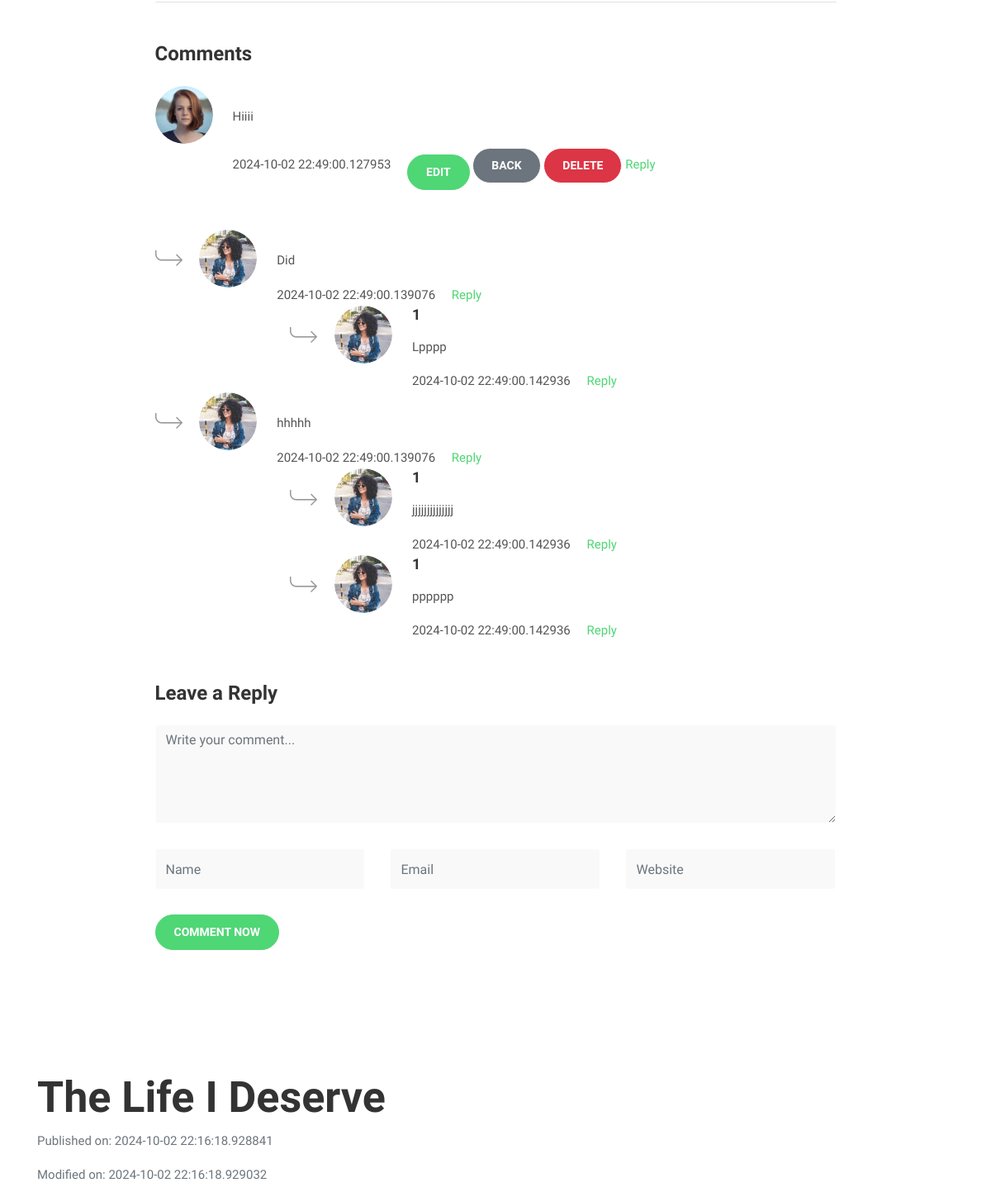
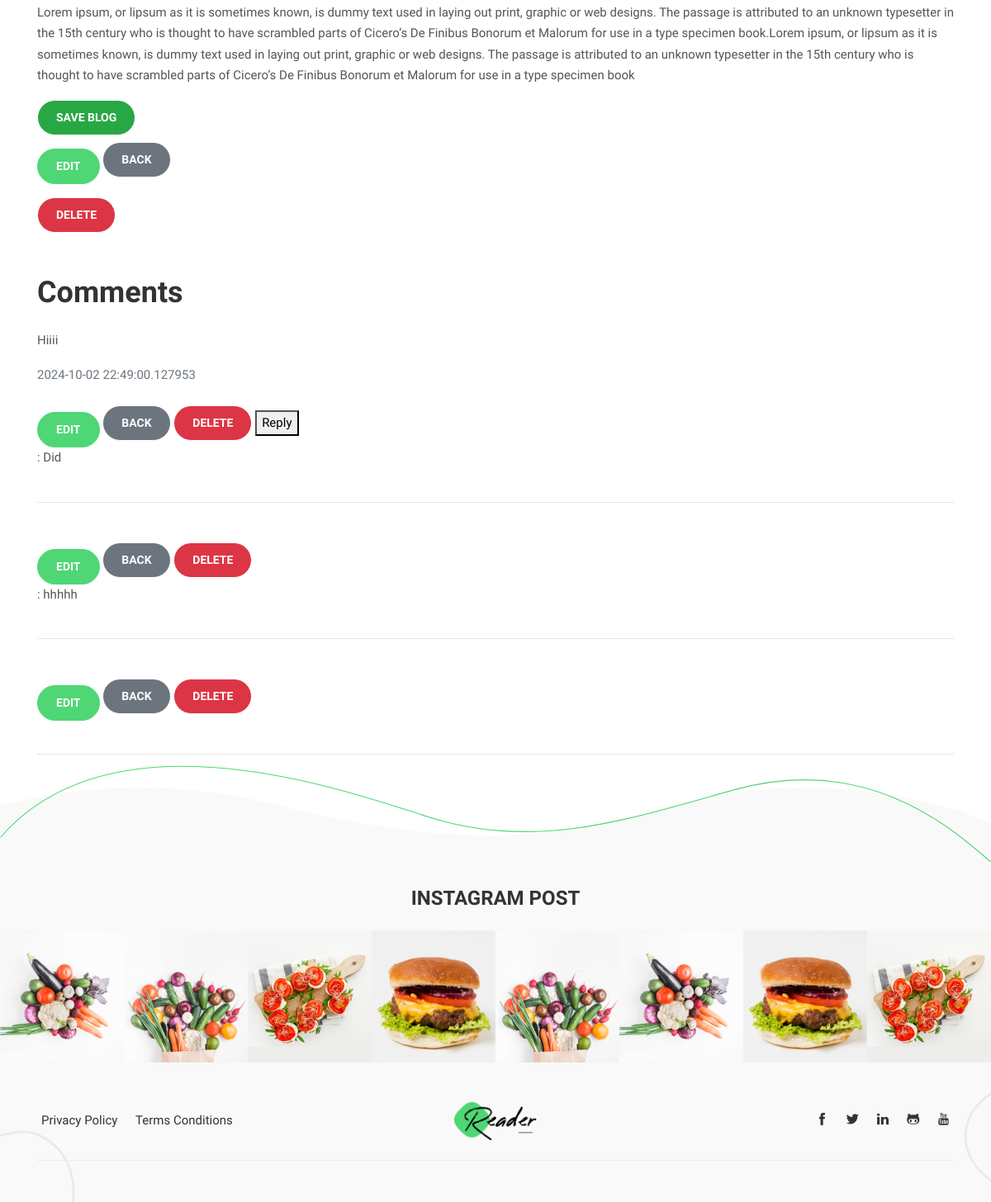
/blog?post_id=1 (signed in, lower part), run on an earlier commit of the app's database (2 pictures, top to bottom).
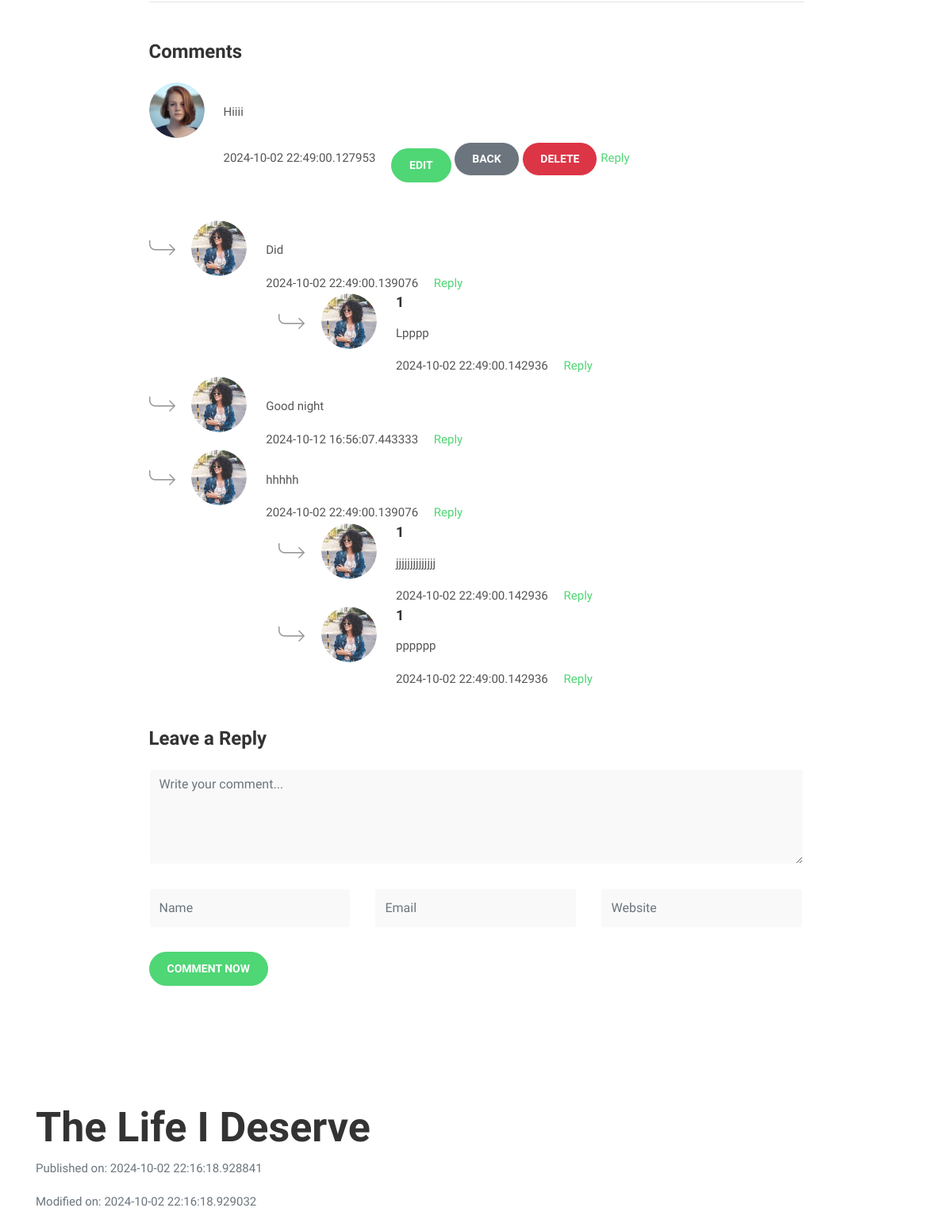
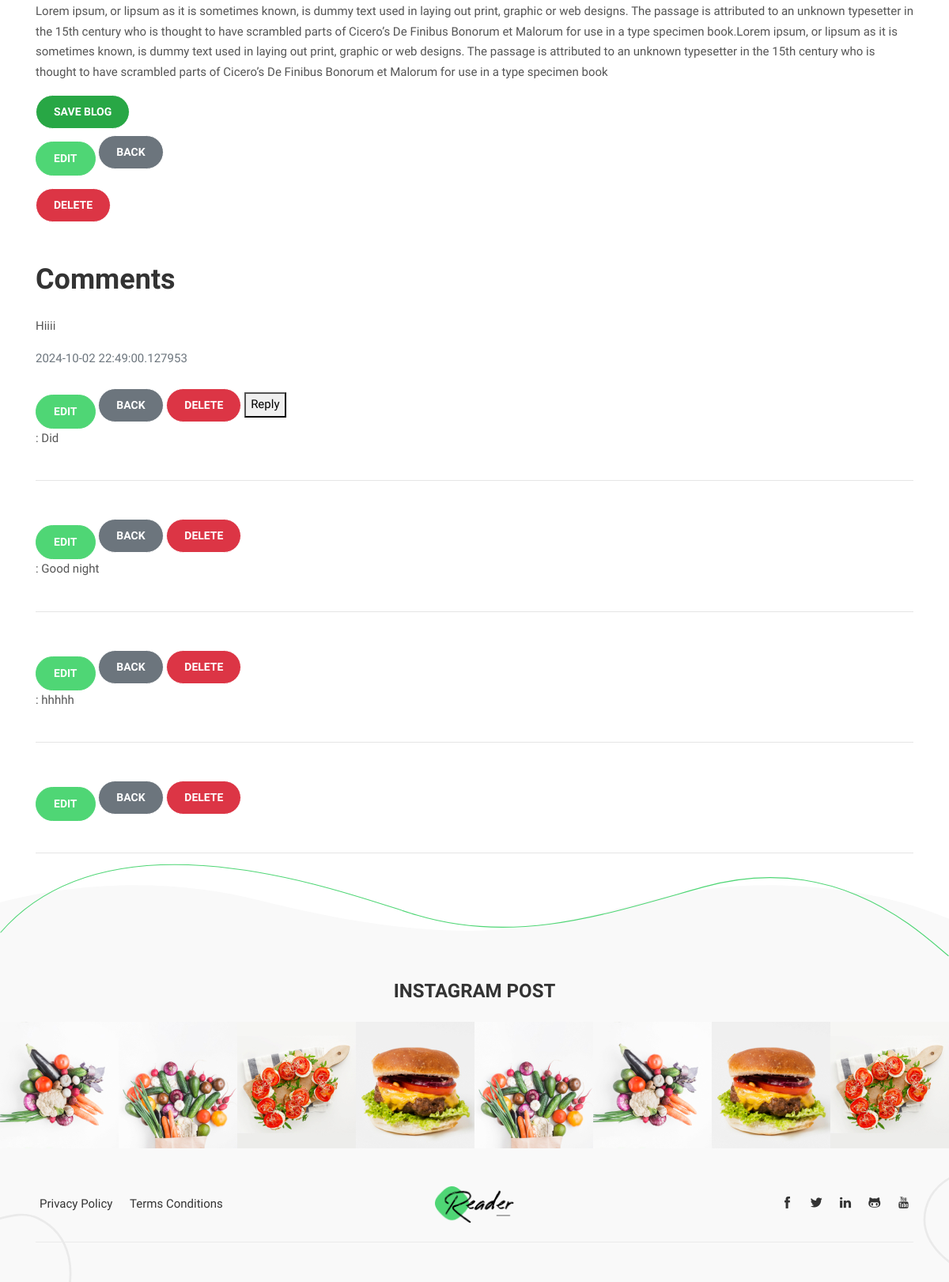
And on a later commit of the database (2 pictures, top to bottom).
### pencil/models.py (models this page shows, shortened)
class Comment(db.Model):
    id = db.Column(db.Integer(), primary_key=True, nullable=False)
    text = db.Column(db.Text(), nullable=False)
    publication_date = db.Column(db.DateTime, default=datetime.utcnow())
    modification_date = db.Column(db.DateTime, default=datetime.utcnow())
    comment_owner = db.Column(db.Integer(), db.ForeignKey("user.id"))
    comments_on_post = db.Column(db.Integer(), db.ForeignKey("post.id"))
    reply_comments =  db.relationship("ReplyComment", backref="owned_replies", lazy=True)

class ReplyComment(db.Model):
    __tablename__ = "replycomment"
    id = db.Column(db.Integer(), primary_key=True, nullable=False)
    text = db.Column(db.Text(), nullable=False)
    publication_date = db.Column(db.DateTime, default=datetime.utcnow())
    modification_date = db.Column(db.DateTime, default=datetime.utcnow())
    responder = db.Column(db.Integer(), db.ForeignKey("user.id"))
    reply_comment = db.Column(db.Integer(), db.ForeignKey("comment.id"))
    replies_on_reply = db.relationship("ChildReply", backref="children", lazy=True)

class ChildReply(db.Model):
    __tablename__ = "childreply"
    id = db.Column(db.Integer(), primary_key=True, nullable=False)
    text = db.Column(db.Text(), nullable=False)
    publication_date = db.Column(db.DateTime, default=datetime.utcnow())
    modification_date = db.Column(db.DateTime, default=datetime.utcnow())
    child_reply_owner = db.Column(db.Integer(), db.ForeignKey("user.id"))
    replies_reply = db.Column(db.Integer(), db.ForeignKey("replycomment.id"))

class Post(db.Model):
    id  = db.Column(db.Integer(), primary_key=True, nullable=False)
    title = db.Column(db.String(length=50), nullable=False)
    content = db.Column(db.Text(), nullable=False)
    publication_date = db.Column(db.DateTime, default=datetime.utcnow())
    modification_date = db.Column(db.DateTime, default=datetime.utcnow())
    owner = db.Column(db.Integer(), db.ForeignKey("user.id"))
    profile_owner = db.Column(db.Integer(), db.ForeignKey("profile.id"))
    saved_posts = db.relationship("User", secondary="saved_blogs", backref="post")
    post_comments = db.relationship("Comment", backref="owned_comments", lazy=True)

### pencil/routes.py (the view, shortened to what this page needs)
@app.route("/blog", methods=["POST", "GET"])
@login_required
def blog_page():
    comment_form = CommentForm()
    reply_form = ReplyForm()
    replies_reply_form = ReplyReplyForm()
    post_id = request.args.get("post_id")
    if post_id:
        requested_blog = Post.query.filter_by(id=post_id).first()
        if requested_blog:
            if request.method == "GET":
                comment_with_replies = (db.session.query(Comment).filter(Comment.comments_on_post == post_id).options(
                                        joinedload(Comment.reply_comments).joinedload(ReplyComment.replies_on_reply))
                                        .order_by(Comment.publication_date.desc()).all())
                return render_template("blog.html", post_id=requested_blog, comment_form=comment_form,
                                        posted_comments=comment_with_replies, reply_form=reply_form, replies_reply_form=replies_reply_form)
            else:
                flash(f"Blog not found", category="danger")
                return redirect(url_for("home_page"))
    for error_message in reply_form.errors.values():
        flash(f"There was an error : {error_message}", category="danger")
    return redirect(url_for("home_page"))

### pencil/templates/blog.html (shortened to what this page needs)
{% extends 'base.html' %}
{% block content %}
<body>
    <section class="section">
        <div class="container">
          <div class="row justify-content-center">
            <div class="col-lg-9 col-md-12">
                <div class="mb-5 border-top mt-4 pt-5">
                    <h3 class="mb-4">Comments</h3>
                    {% for comment in posted_comments %}
                        <div class="media d-block d-sm-flex mb-4 pb-4">
                            <a class="d-inline-block mr-2 mb-3 mb-md-0" href="{{ url_for('profile', profile_id=comment.comment_owner) }}">
                                <img src="static/images/post/user-01.jpg" class="mr-3 rounded-circle" alt="">
                            </a>
                            <div class="media-body">
                                <p>{{ comment.text }}</p>
                                <span class="text-black-800 mr-3 font-weight-600">{{ comment.publication_date }}</span>
                                <a href="{{ url_for('modify_comment', comment_to_modify=comment.id) }}" class="btn btn-primary mt-3">Edit</a>
                                <a href="{{ url_for('blog_page') }}" class="btn btn-secondary">Back</a>
                                <form action="{{ url_for('delete_comment', comment_id=comment.id) }}" method="post" style="display:inline;">
                                <button type="submit" class="btn btn-danger btn-sm" onclick="return confirm('Are you sure you want to delete this comment?');">Delete</button>
                                </form>
                                <a class="text-primary font-weight-600 reply-button" data-comment-id="{{ comment.id }}" href="javascript:void(0);">Reply</a>
                            </div>
                        </div>
                        {% for reply in comment.reply_comments %}
                            <div class="media d-block d-sm-flex">
                                <div class="d-inline-block mr-2 mb-3 mb-md-0" href="{{ url_for('profile', profile_id=reply.responder) }}">
                                    <img class="mr-3" src="static/images/post/arrow.png" alt="">
                                    <a href="#!"><img src="static/images/post/user-02.jpg" class="mr-3 rounded-circle" alt=""></a>
                                </div>
                                <div class="media-body">
                                    <p>{{ reply.text }}</p>
                                    <span class="text-black-800 mr-3 font-weight-600">{{ reply.publication_date }}</span>
                                    <a class="text-primary font-weight-600 reply-button" data-comment-id="{{ reply.id }}" href="javascript:void(0);">Reply</a>
                                    {% for child_reply in reply.replies_on_reply %}
                                        <div class="reply-to-reply">
                                            <div class="media d-block d-sm-flex ml-3">
                                                <div class="d-inline-block mr-2 mb-3 mb-md-0" href="{{ url_for('profile', profile_id=child_reply.child_reply_owner) }}">
                                                    <img class="mr-3" src="static/images/post/arrow.png" alt="">
                                                    <a href="#!"><img src="static/images/post/user-02.jpg" class="mr-3 rounded-circle" alt=""></a>
                                                </div>
                                                <div class="media-body">
                                                    <a href="{{ url_for('profile', profile_id=child_reply.child_reply_owner) }}" class="h4 d-inline-block mb-3">{{ child_reply.child_reply_owner }}</a>
                                                    <p>{{ child_reply.text }}</p>
                                                    <span class="text-black-800 mr-3 font-weight-600">{{ child_reply.publication_date }}</span>
                                                    <a class="text-primary font-weight-600 child-reply-button" data-reply-id="{{ child_reply.id }}" href="javascript:void(0);">Reply</a>
                                                </div>
                                            </div>
                                        </div>
                                    {% endfor %}
                                </div>
                            </div>
                        {% endfor %}
                    {% endfor %}
                </div>
                <div>
                    <h3 class="mb-4">Leave a Reply</h3>
                    <form method="POST" action="{{ url_for('blog_page' , post_id=post_id.id) }}">
                        <div class="row">
                            {% if comment_form %}
                                    <div class="form-group col-md-12">
                                        <textarea class="form-control shadow-none" name="comment" placeholder="Write your comment..." value="{{ comment_form.comment.data }}" rows="7" required></textarea>
                                    </div>
                            {% endif %}
                            <div class="form-group col-md-4">
                                <input class="form-control shadow-none" type="text" placeholder="Name" required>
                            </div>
                            <div class="form-group col-md-4">
                                <input class="form-control shadow-none" type="email" placeholder="Email" required>
                            </div>
                            <div class="form-group col-md-4">
                                <input class="form-control shadow-none" type="url" placeholder="Website">
                            </div>
                        </div>
                        <button class="btn btn-primary" type="submit">Comment Now</button>
                    </form>
                </div>
            </div>
        </div>
    </section>
</body>
    <div class="container mt-5">
        <section>
            <header>
                <h1>{{ post_id.title }}</h1>
            </header>
            <div>
                <p class="text-muted">Published on: {{ post_id.publication_date }}</p>
                <p class="text-muted">Modified on: {{ post_id.modification_date }}</p>
            </div>
            <div class="mt-3">
                <p>{{ post_id.content }}</p>
            </div>
            <form method="POST" action="{{ url_for('blog_page', post_id=post_id.id) }}">
                <button type="submit" name="save" value="true" class="btn btn-success">Save Blog</button>
            </form>
            <a href="{{ url_for('modify_post', post_id=post_id.id) }}" class="btn btn-primary mt-3">Edit</a>
            <a href="{{ url_for('home_page') }}" class="btn btn-secondary">Back</a>
            <form action="{{ url_for('delete_page', post_id=post_id.id) }}" method="POST" class="mt-3">
                <button type="submit" class="btn btn-danger">Delete</button>
            </form>
            <br>
        </section>
        <br>
        <section>
            <div>
                <header>
                    <h2>Comments</h2>
                </header>
                <div class="comments mt-4">
                    {% for comment in posted_comments %}
                        <div class="comment">
                            <p>{{ comment.text }}</p>
                            <p class="text-muted">{{ comment.publication_date }}</p>
                        </div>
                        <a href="{{ url_for('modify_comment', comment_to_modify=comment.id) }}" class="btn btn-primary mt-3">Edit</a>
                        <a href="{{ url_for('blog_page') }}" class="btn btn-secondary">Back</a>
                        <form action="{{ url_for('delete_comment', comment_id=comment.id) }}" method="post" style="display:inline;">
                            <button type="submit" class="btn btn-danger btn-sm" onclick="return confirm('Are you sure you want to delete this comment?');">Delete</button>
                        </form>
                        <button>Reply</button>
                        <br>
                        {% for reply in comment.reply_comments %}
                            <div class="replies">
                                <p><em>{{ reply.responder.username }}</em>: {{ reply.text }}</p>
                            </div>
                            <hr>
                            <a href="{{ url_for('modify_comment', comment_to_modify=reply.id) }}" class="btn btn-primary mt-3">Edit</a>
                            <a href="{{ url_for('blog_page') }}" class="btn btn-secondary">Back</a>
                            <form action="{{ url_for('delete_comment', comment_id=reply.id) }}" method="post" style="display:inline;">
                                <button type="submit" class="btn btn-danger btn-sm" onclick="return confirm('Are you sure you want to delete this reply?');">Delete</button>
                            </form>
                            <br>
                        {% endfor %}
                        <hr>
                    {% endfor %}
                </div>
            </div>
        </section>
    </div>
</body>
{% endblock %}

### pencil/templates/base.html (shortened to what this page needs)
<!DOCTYPE html>
<html lang="en-us"><head>
  <link rel="stylesheet" href="{{ url_for('static', filename='plugins/bootstrap/bootstrap.min.css') }}">
  <link rel="stylesheet" href="{{ url_for('static', filename='plugins/themify-icons/themify-icons.css') }}">
  <link rel="stylesheet" href="{{ url_for('static', filename='plugins/slick/slick.css') }}">
  <link rel="stylesheet" href="{{ url_for('static', filename='css/style.css') }}" media="screen">
</head>
<body>
{% block content %}
{% endblock %}
 <footer class="footer">
    <svg class="footer-border" height="214" viewBox="0 0 2204 214" fill="none" xmlns="http://www.w3.org/2000/svg">
        <path d="M2203 213C2136.58 157.994 1942.77 -33.1996 1633.1 53.0486C1414.13 114.038 1200.92 188.208 967.765 118.127C820.12 73.7483 263.977 -143.754 0.999958 158.899"
        stroke-width="2" />
    </svg>
    <div class="instafeed text-center mb-5">
        <h2 class="h3 mb-4">INSTAGRAM POST</h2>
        <div class="instagram-slider">
          <div class="instagram-post"><img src="static/images/instagram/1.jpg"></div>
          <div class="instagram-post"><img src="static/images/instagram/2.jpg"></div>
          <div class="instagram-post"><img src="static/images/instagram/4.jpg"></div>
          <div class="instagram-post"><img src="static/images/instagram/3.jpg"></div>
          <div class="instagram-post"><img src="static/images/instagram/2.jpg"></div>
          <div class="instagram-post"><img src="static/images/instagram/1.jpg"></div>
          <div class="instagram-post"><img src="static/images/instagram/3.jpg"></div>
          <div class="instagram-post"><img src="static/images/instagram/4.jpg"></div>
        </div>
    </div>
    <div class="container">
        <div class="row align-items-center">
        <div class="col-md-5 text-center text-md-left mb-4">
            <ul class="list-inline footer-list mb-0">
              <li class="list-inline-item"><a href="privacy-policy.html">Privacy Policy</a></li>
              <li class="list-inline-item"><a href="terms-conditions.html">Terms Conditions</a></li>
            </ul>
        </div>
        <div class="col-md-2 text-center mb-4">
            <a href="index.html"><img class="img-fluid" width="100px" src="static/images/logo.png" alt="Reader | Hugo Personal Blog Template"></a>
        </div>
        <div class="col-md-5 text-md-right text-center mb-4">
            <ul class="list-inline footer-list mb-0">
            <li class="list-inline-item"><a href="#"><i class="ti-facebook"></i></a></li>
            <li class="list-inline-item"><a href="#"><i class="ti-twitter-alt"></i></a></li>
            <li class="list-inline-item"><a href="#"><i class="ti-linkedin"></i></a></li>
            <li class="list-inline-item"><a href="#"><i class="ti-github"></i></a></li>
            <li class="list-inline-item"><a href="#"><i class="ti-youtube"></i></a></li>
            </ul>
        </div>
        <div class="col-12">
            <div class="border-bottom border-default"></div>
        </div>
        </div>
    </div>
   </footer>
</body>
</html>

What changed in the data, as far as the page shows it:
added ReplyComment: text "Good night", publication_date "2024-10-12 16:56:07.443333"
